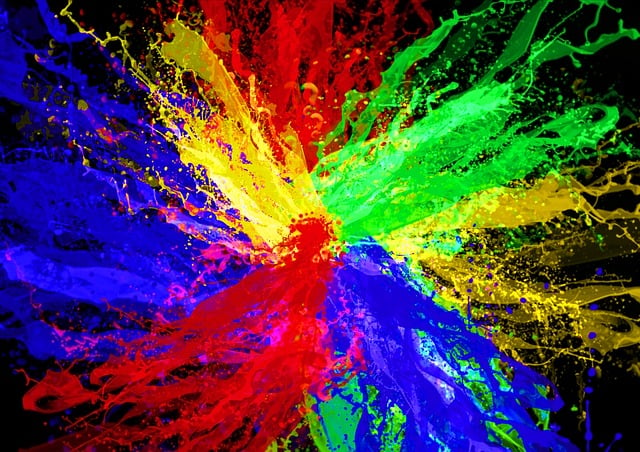
#> input picture Q1_image/rgb.jpg, 640 x 452 px
$ python -i functions.py   (imports and definitions only)   (older library calls are emulated)
#> lines starting #> are read from the running program, lines starting #| are printed output that depends on the picture
import cv2
import numpy as np

# ========== Question 1 ========== #
# [228 lines left out: functions color_separation1_1, color_transformation1_2, color_extraction1_3, gaussian_blur2_1, bilateral_filter2_2, median_filter2_3 and 3 more, not called in this run]

def gradient_angle3_4(img_path):
    # Step 1: Read image and convert to grayscale
#> called with img_path = 'Q1_image/rgb.jpg'
    image = cv2.imread(img_path)
#> image is the input picture: shape (452, 640, 3); mean B, G, R 68.8, 60.7, 79.9
    if image is None:
        print("Error: Cannot load image.")
        return
    gray = cv2.cvtColor(image, cv2.COLOR_BGR2GRAY)
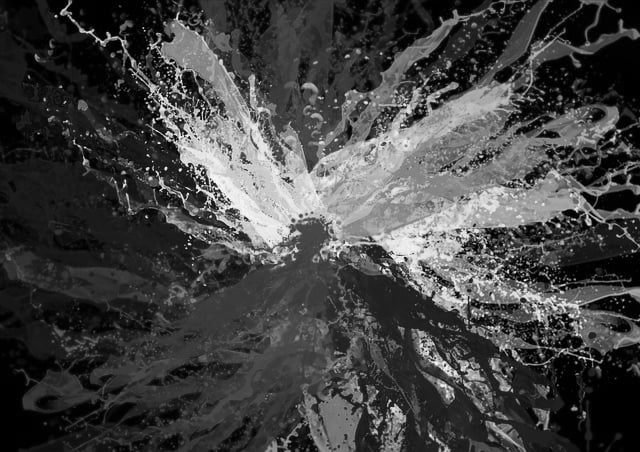
#> gray: shape (452, 640); min 0, max 252, mean 67.3
    blur = cv2.GaussianBlur(gray, (3, 3), 0)

    # Step 2: Sobel X and Y
    sobel_x_kernel = np.array([[-1, 0, 1],
                               [-2, 0, 2],
                               [-1, 0, 1]], dtype=np.float32)
    sobel_y_kernel = np.array([[-1, -2, -1],
                               [0, 0, 0],
                               [1, 2, 1]], dtype=np.float32)

    sobel_x = cv2.filter2D(blur, cv2.CV_32F, sobel_x_kernel)
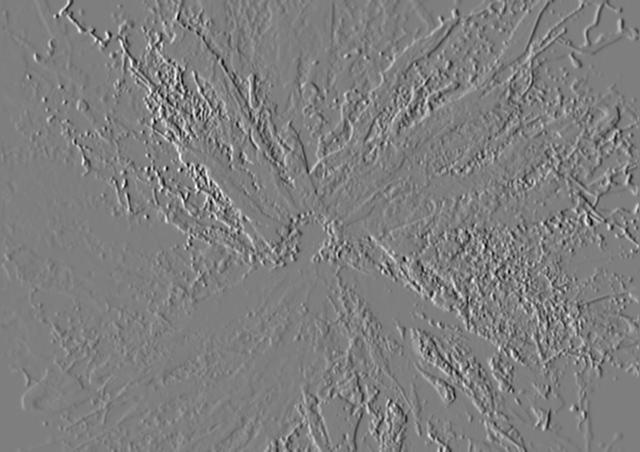
#> sobel_x: shape (452, 640) float32; min -565, max 571, mean 0.2; drawn with min black and max white
    sobel_y = cv2.filter2D(blur, cv2.CV_32F, sobel_y_kernel)
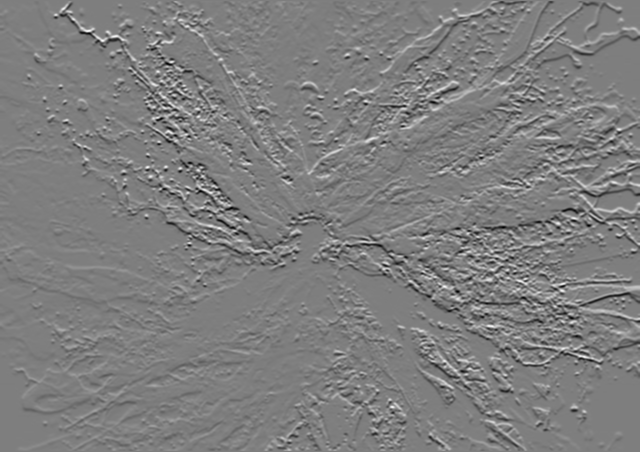
#> sobel_y: shape (452, 640) float32; min -556, max 563, mean 0.3; drawn with min black and max white

    # Step 3: Compute gradient magnitude
    combination = np.sqrt(np.square(sobel_x) + np.square(sobel_y))
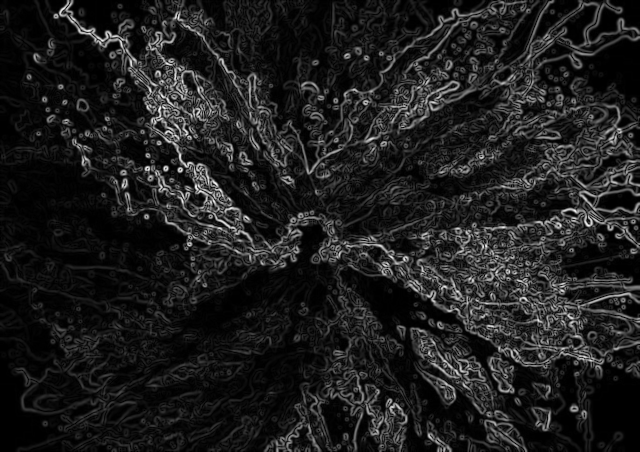
#> combination: shape (452, 640) float32; min 0, max 608, mean 73.5; drawn with min black and max white
    combination = cv2.normalize(combination, None, 0, 255, cv2.NORM_MINMAX)
    combination = combination.astype(np.uint8)

    # Step 4: Compute gradient angle
    angle = np.arctan2(sobel_y, sobel_x)
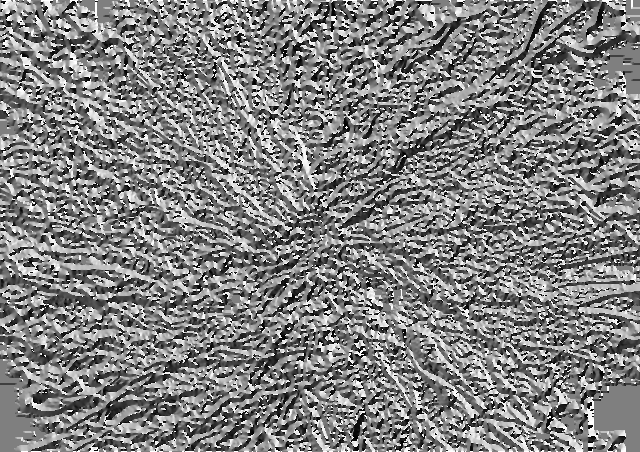
#> angle: shape (452, 640) float32; min -3.14, max 3.14, mean 0.0499; drawn with min black and max white
    angle_deg = np.degrees(angle)
    angle_deg = np.mod(angle_deg, 360)  # 0좻360줩
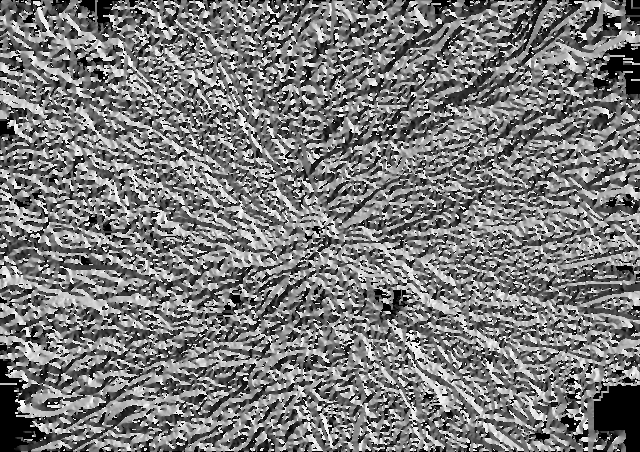
#> angle_deg: shape (452, 640) float32; min 0, max 359.9, mean 172.5; drawn with min black and max white

    # Step 5: Create masks for given ranges
    mask1 = np.zeros_like(angle_deg, dtype=np.uint8)
    mask2 = np.zeros_like(angle_deg, dtype=np.uint8)
    mask1[(angle_deg >= 170) & (angle_deg <= 190)] = 255
    mask2[(angle_deg >= 260) & (angle_deg <= 280)] = 255

    # Step 6: Apply bitwise AND to highlight areas
    result1 = cv2.bitwise_and(combination, mask1)
    result2 = cv2.bitwise_and(combination, mask2)
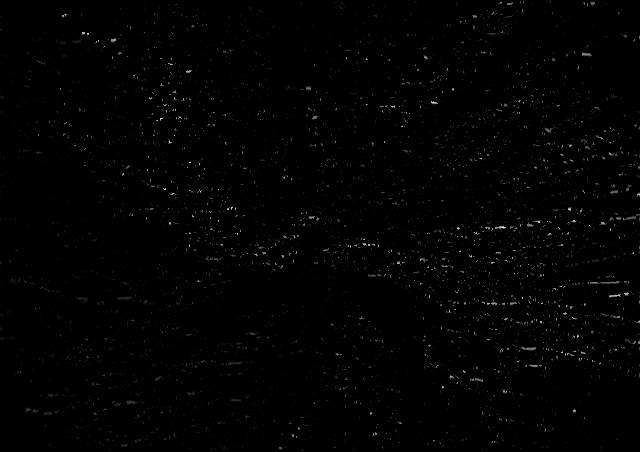
#> result2: shape (452, 640); min 0, max 235, mean 1.9

    # Step 7: Display
    cv2.imshow("Gradient Angle 170-190", result1)
    cv2.imshow("Gradient Angle 260-280", result2)
    cv2.waitKey(0)
    cv2.destroyAllWindows()

# ========== Question 4 ========== #

>>> result = gradient_angle3_4('Q1_image/rgb.jpg')
